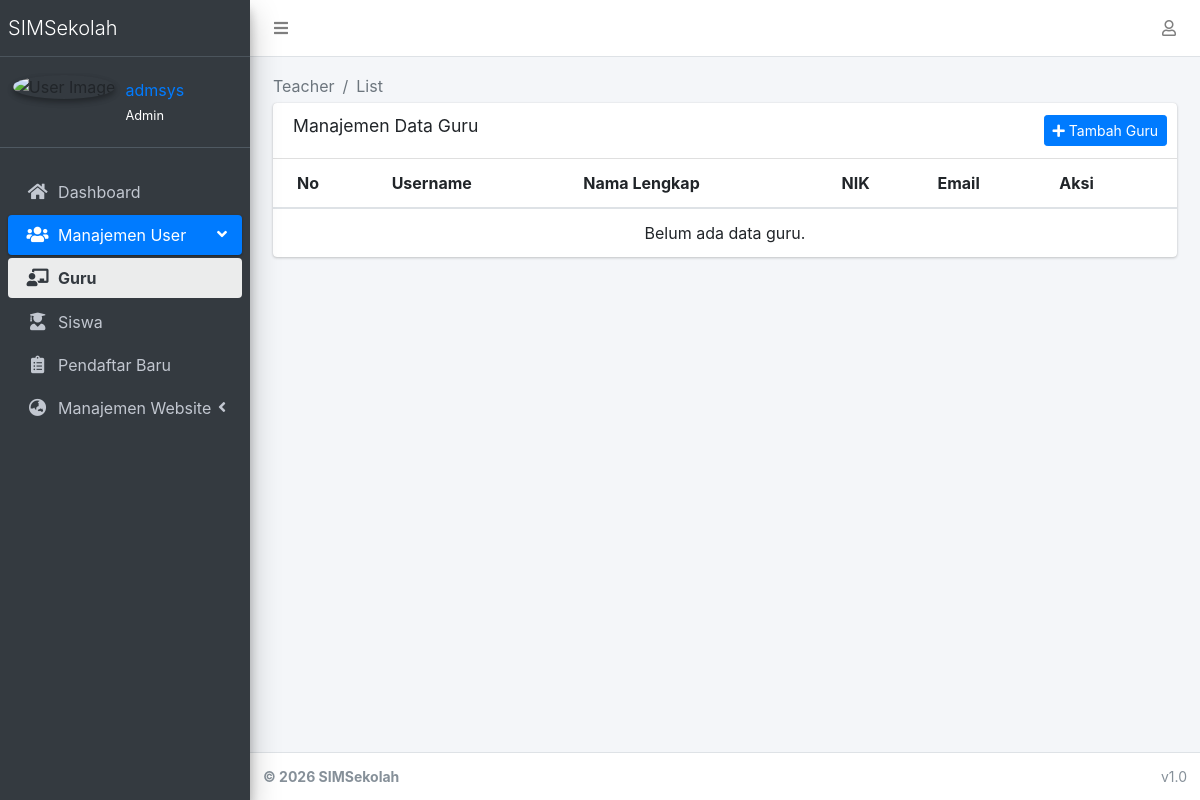
Before: /accounts/teachers/ (signed in) with the older database file.
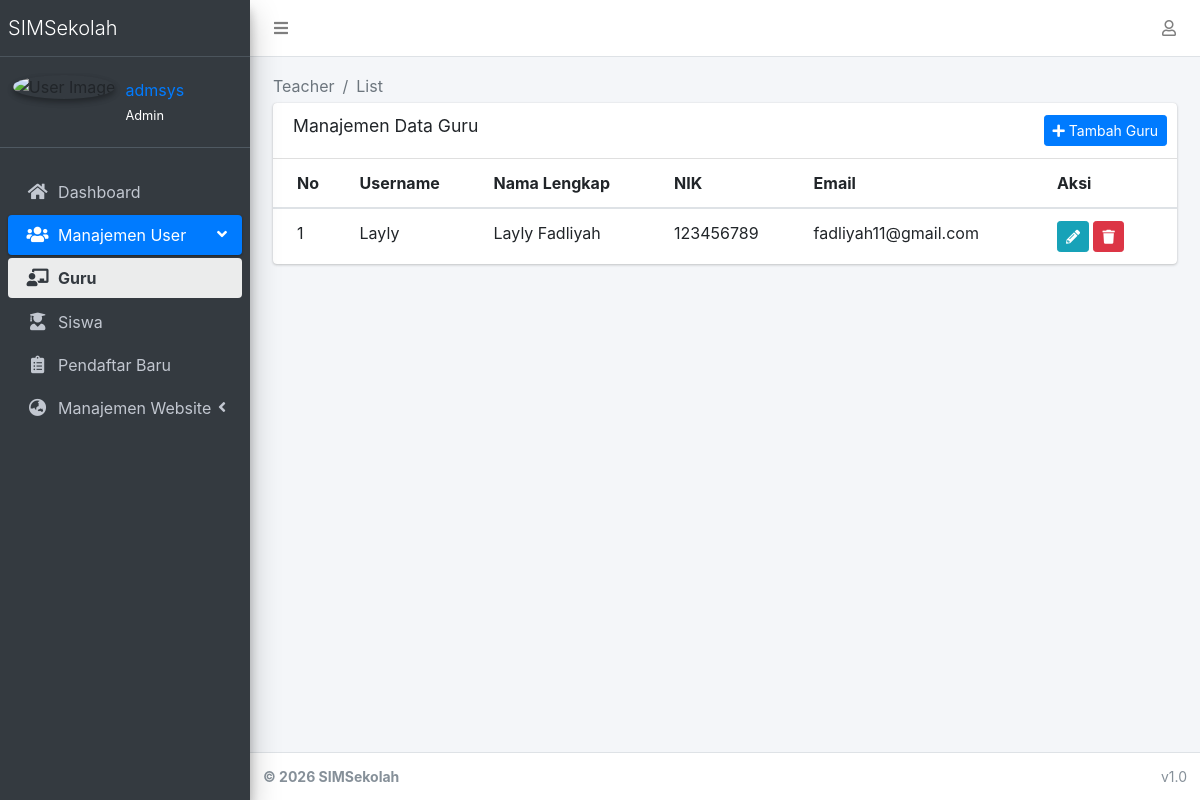
After: the same page with the newer database file.
### apps/accounts/models.py (models this page shows, shortened)
class User(AbstractUser):
    role = models.CharField(
        max_length=20,
        choices=(
            ('admin', 'Admin'),
            ('operator', 'Operator'),
            ('teacher', 'Teacher'),
            ('student', 'Student'),
        ),
        default='student'
    )

class UserProfile(models.Model):
    GENDER_CHOICES = (
        ('L', 'Laki-laki'),
        ('P', 'Perempuan'),
    )
    user = models.OneToOneField(User, on_delete=models.CASCADE)
    nama_lengkap = models.CharField(max_length=150, blank=True)
    nik = models.CharField(max_length=16, blank=True)
    jenis_kelamin = models.CharField(max_length=1, choices=GENDER_CHOICES, blank=True)
    tempat_lahir = models.CharField(max_length=100, blank=True)
    tanggal_lahir = models.DateField(null=True, blank=True)
    nama_ibu_kandung = models.CharField(max_length=150, blank=True)
    nama_sekolah = models.CharField(max_length=200, blank=True)
    npsn = models.CharField(max_length=20, blank=True)
    alamat_sekolah = models.TextField(blank=True)
    email_unit_kerja = models.EmailField(blank=True)
    alamat_rumah = models.TextField(blank=True)
    no_hp = models.CharField(max_length=20, blank=True)
    email_pribadi = models.EmailField(blank=True)
    pendidikan_terakhir = models.CharField(max_length=100, blank=True)
    jurusan = models.CharField(max_length=100, blank=True)
    gelar = models.CharField(max_length=50, blank=True)
    scan_ktp = models.FileField(upload_to='documents/ktp/', blank=True, null=True)
    scan_kk = models.FileField(upload_to='documents/kk/', blank=True, null=True)
    scan_sk = models.FileField(upload_to='documents/sk/', blank=True, null=True)

### apps/accounts/views.py (the view)
# urls.py: path('teachers/', views.teacher_list, name='teacher_list'),
@admin_only
def teacher_list(request):
    teachers = User.objects.filter(role='teacher')
    return render(request, 'accounts/teacher_list.html', {'teachers': teachers})

### apps/accounts/templatetags/account_tags.py (called while the page is built)
@register.inclusion_tag('accounts/partials/user_info.html', takes_context=True)
def user_profile_info(context):
    request = context['request']
    user = request.user
    return {
        'profile': user.userprofile if user.is_authenticated else None,
        'user': user
    }

### apps/core/context_processors.py (called while the page is built)
def theme(request):
    return {
        "THEME": settings.THEME
    }

def breadcrumbs(request):
    breadcrumbs = []
    if request.resolver_match:
        url_name = request.resolver_match.url_name
        if url_name:
            parts = url_name.split("_")
            for part in parts:
                breadcrumbs.append({
                    "name": part.capitalize(),
                    "url": ""
                })
    return {
        "breadcrumbs": breadcrumbs
    }

### apps/accounts/templates/accounts/teacher_list.html (shortened to what this page needs)
{% extends 'admin/base.html' %}
{% load static %}
{% block content %}
<div class="container-fluid">
    <div class="row">
        <div class="col-12">
            <div class="card">
                <div class="card-header">
                    <h3 class="card-title">Manajemen Data Guru</h3>
                    <div class="card-tools">
                        <a href="{% url 'accounts:teacher_create' %}" class="btn btn-primary btn-sm">
                            <i class="fas fa-plus"></i> Tambah Guru
                        </a>
                    </div>
                </div>
                <div class="card-body table-responsive p-0">
                    <table class="table table-hover text-nowrap">
                        <thead>
                            <tr>
                                <th>No</th>
                                <th>Username</th>
                                <th>Nama Lengkap</th>
                                <th>NIK</th>
                                <th>Email</th>
                                <th>Aksi</th>
                            </tr>
                        </thead>
                        <tbody>
                            {% for teacher in teachers %}
                            <tr>
                                <td>{{ forloop.counter }}</td>
                                <td>{{ teacher.username }}</td>
                                <td>{{ teacher.userprofile.nama_lengkap|default:"-" }}</td>
                                <td>{{ teacher.userprofile.nik|default:"-" }}</td>
                                <td>{{ teacher.email }}</td>
                                <td>
                                    <a href="{% url 'accounts:teacher_edit' teacher.pk %}" class="btn btn-info btn-sm">
                                        <i class="fas fa-pencil-alt"></i>
                                    </a>
                                    <button class="btn btn-danger btn-sm" onclick="confirmDelete('{{ teacher.pk }}', '{{ teacher.username }}')">
                                        <i class="fas fa-trash"></i>
                                    </button>
                                </td>
                            </tr>
                            {% empty %}
                            <tr>
                                <td colspan="6" class="text-center">Belum ada data guru.</td>
                            </tr>
                            {% endfor %}
                        </tbody>
                    </table>
                </div>
                </div>
        </div>
    </div>
</div>
{% endblock %}

Changed rows visible on the page:
added User: username "Layly", userprofile.nama_lengkap "Layly Fadliyah", userprofile.nik "123456789", email "fadliyah11@gmail.com"
Other visible differences:
text no longer shown: "Belum ada data guru."
